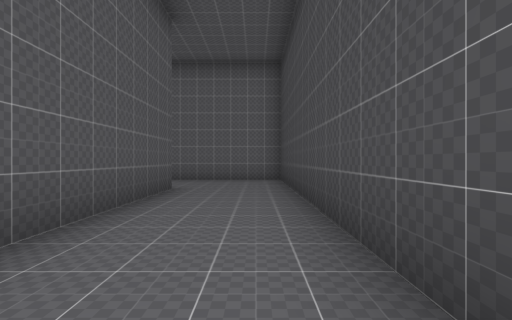
view 1 (above)

23 first-person views from a walk through a 3-D level made in the Godot game engine. The camera is 1.2 m above the floor, looks level and sees 85° across. The floor is counted in squares, 2 m on a side. Each view is taken from the middle of a square. On the plan, view 1 faces up. The plan holds only what a view shows up to about 9 squares ahead; the rest is blank. The place goes on beyond the plan. Some surface patterns are stand-ins.

view 2
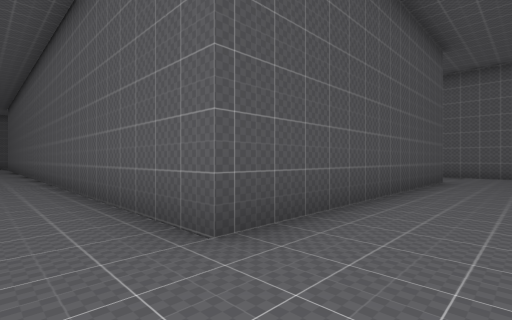

view 3
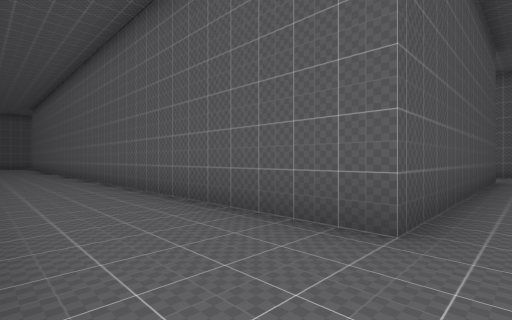

view 4
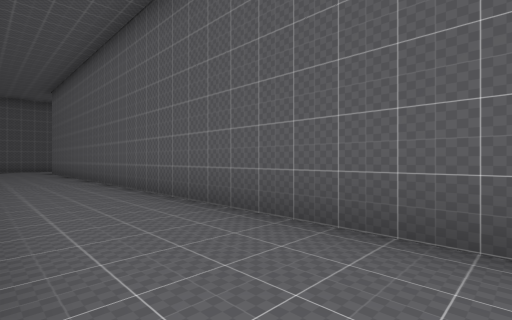

view 5
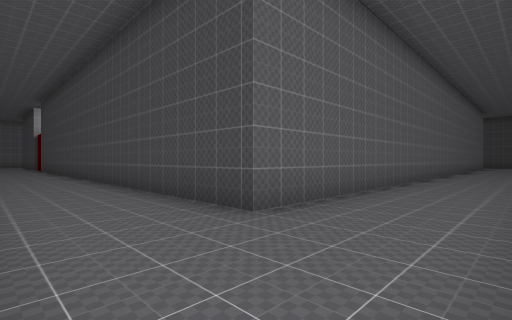

view 6
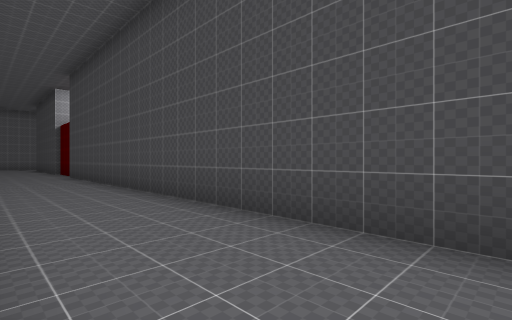

view 7
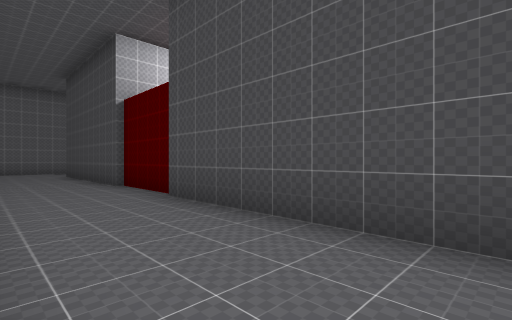

view 8
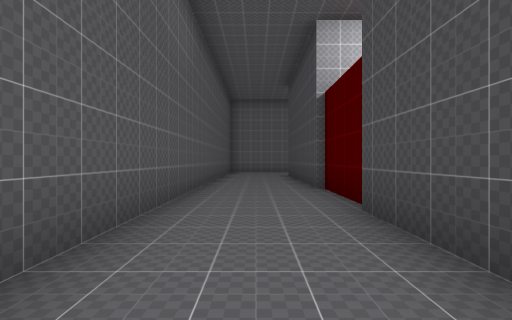

view 9
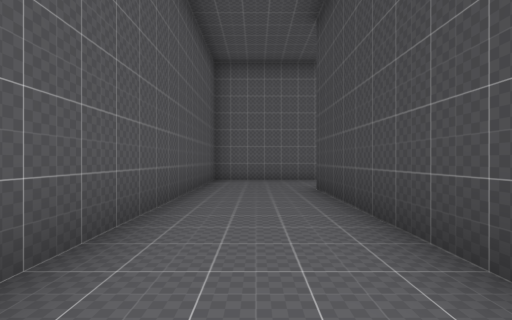

view 10
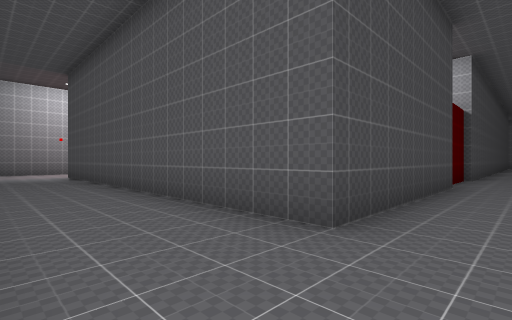

view 11
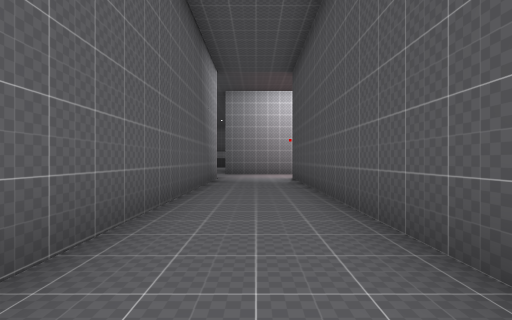

view 12
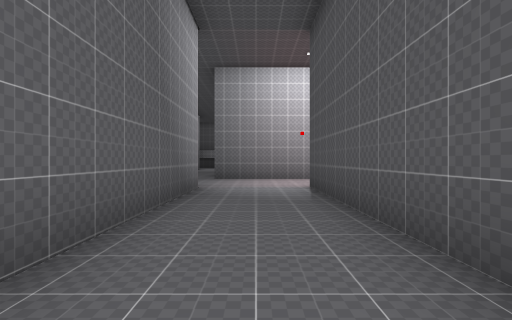

view 13
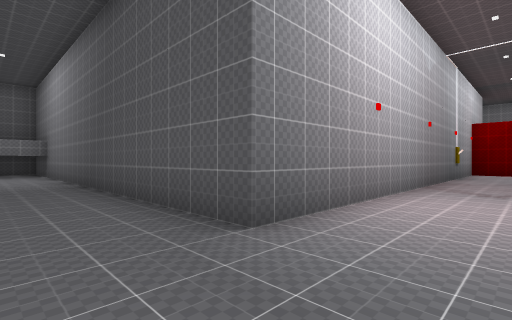

view 14
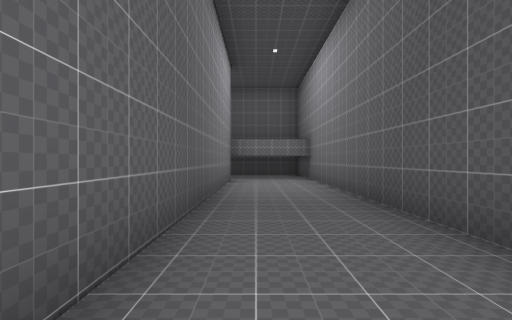

view 15
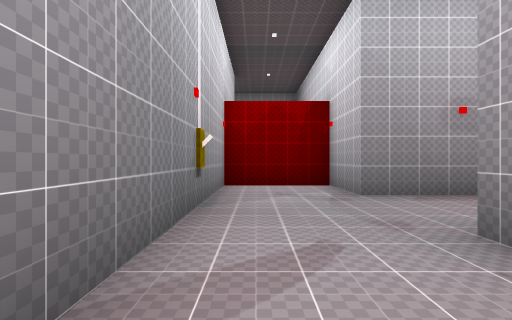

view 16
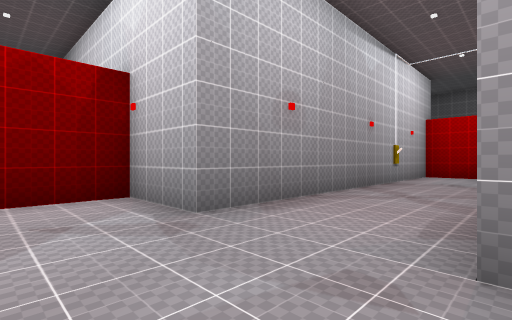

view 17
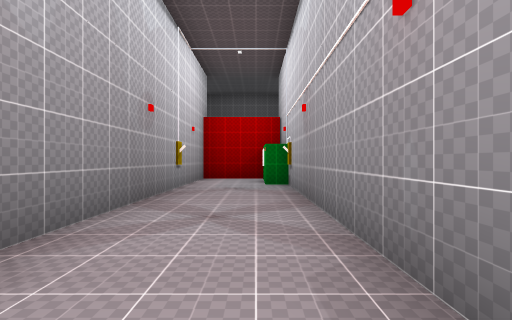

view 18
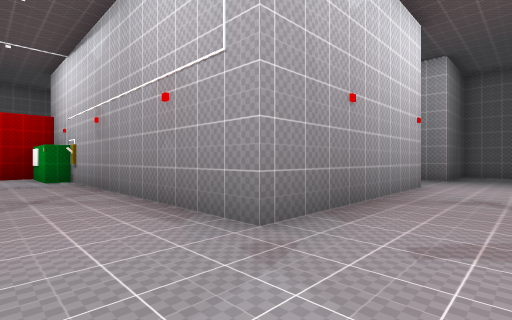

view 19
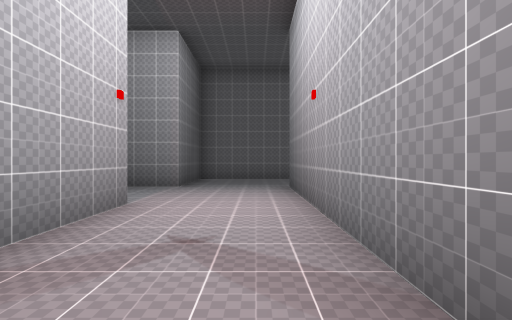

view 20
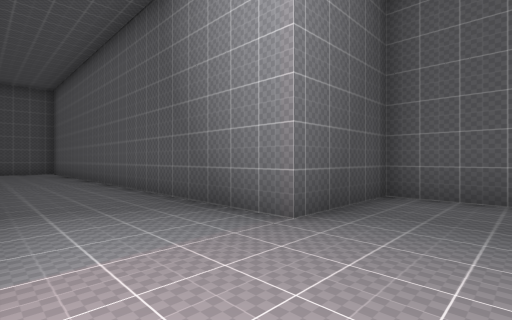

view 21
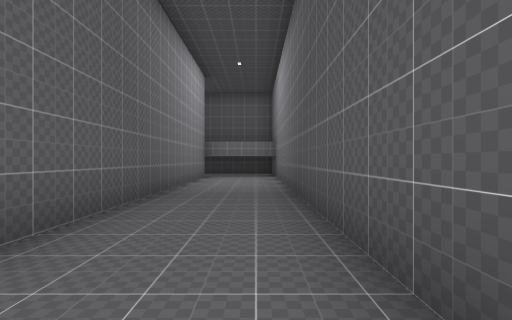

view 22
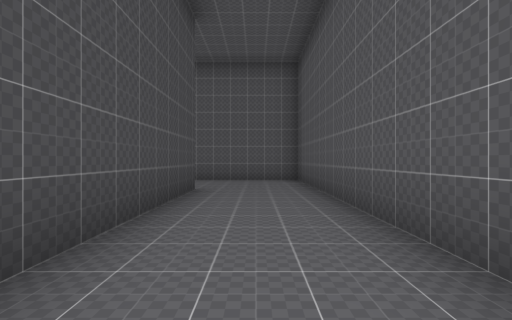

view 23
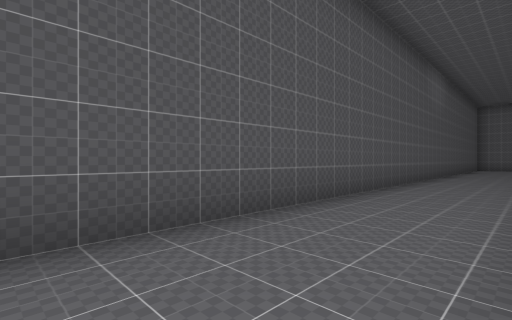

### Floor plan
Points are (right, up) in squares from view 1. A wall is a line through its corners. A room is listed if a view was taken in it or the views show most of it. See-through windows are left out.
Room 1 (views 1, 2, 3, 4, 5, 6, 7, 8, 9, 10, 11, 12, 13, 14, 15, 16, 17, 18, 19, 20, 21, 22, 23)
walls: (-1.7, 5.9) (-1.7, -1.7) (-21.7, -1.7) (-21.7, 13.4); (-20.9, 13.3) (-11.7, 13.3) (-11.7, 11.4) (-9.2, 11.4) (-9.2, 23.3) (0.8, 23.3) (0.8, 25.8) (-7.3, 25.8); (-21.6, 13.2) (-21.6, 15.9); (-21.1, 15.4) (-21.1, 14.2); (-21.7, 15.8) (-21.7, 20.8) (-11.7, 20.8) (-11.7, 15.8) (-18.9, 15.8); (0.8, 0.8) (0.8, 8.3) (-2.5, 8.3); (-8.9, 25.8) (-11.7, 25.8) (-11.7, 23.3) (-24.2, 23.3) (-24.2, -4.2) (-21.1, -4.2)
objects: generator (-20, 16)

Positions as (right, up) in squares from view 1, and headings:
1: (0, 0), facing up
2: (0, -3), facing up-left
3: (-1, -4), facing up-left
4: (-7, -4), facing up-left
5: (-24, -4), facing up-right
6: (-24, 2), facing up-right
7: (-24, 9), facing up-right
8: (-23, 10), facing up
9: (-23, 15), facing up
10: (-23, 23), facing down-right
11: (-21, 22), facing right
12: (-18, 22), facing right
13: (-11, 25), facing down-right
14: (-8, 25), facing right
15: (-10, 18), facing down
16: (-10, 16), facing down-left
17: (-12, 15), facing left
18: (-10, 14), facing up-left
19: (-10, 17), facing up
20: (-10, 21), facing up-left
21: (-9, 24), facing right
22: (-23, 4), facing down
23: (-22, 4), facing up-left
